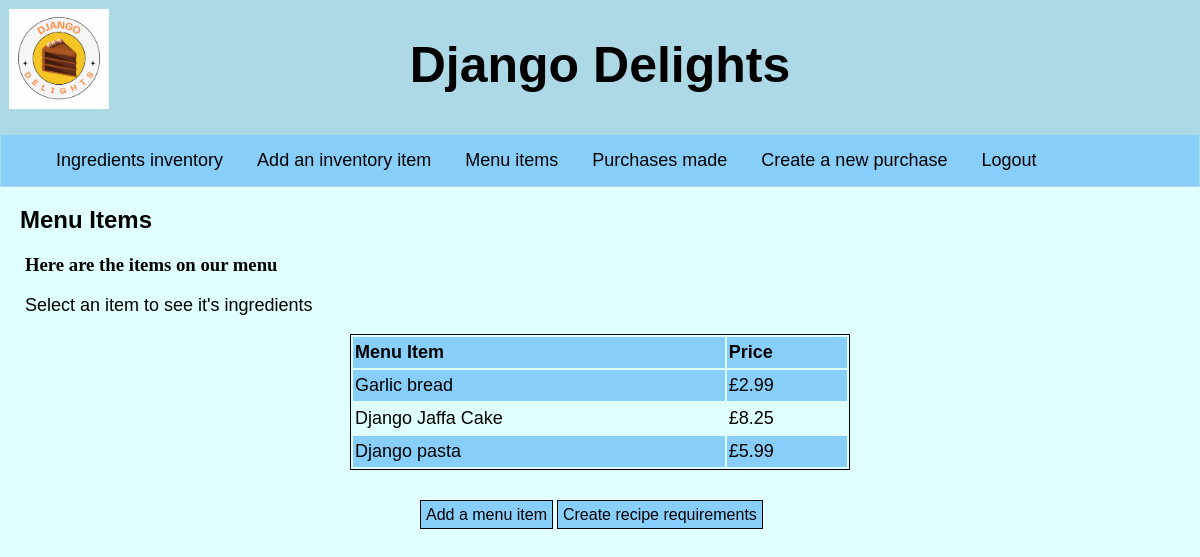
Screenshot of /menuitems (signed in) with the database file from the repository.
### inventory/models.py (models this page shows, shortened)
class MenuItem(models.Model):
    name = models.CharField(max_length=50)
    price = models.FloatField()

### inventory/views.py (the view)
# urls.py: path("menuitems", views.MenuItemListView.as_view(), name="menu_items"),
class MenuItemListView(LoginRequiredMixin,ListView):
    model = MenuItem
    template_name = "inventory/menuitems.html"

### inventory/templates/inventory/menuitems.html (shortened to what this page needs)
{% extends 'base.html' %}
{% block content %}
<h2>Menu Items</h2>
<h3>Here are the items on our menu</h3>
<p>Select an item to see it's ingredients</p>
<div id="menu_items">
    <table class="table">
      <tr>
        <th>Menu Item</th>
        <th>Price</th>
      </tr>
        {% for menu_item in object_list %}
          <tr>
            <td id="menu-item"><a href="{% url 'recipe_requirements' menu_item.id %}">{{menu_item.name}}</a></td>
            <td>£{{menu_item.price}}</td>
          </tr>
        {% endfor %}
    </table>
</div>
<br>
<br>
<div id="menu-item-links">
  <a href="{% url 'menu_item_create' %}">Add a menu item</a>
  <a href="{% url 'recipe_requirements_create' %}">Create recipe requirements</a>
</div>
{% endblock %}

### inventory/static/style.css (style rules this page uses)
body { background-color: lightcyan; margin: 0; }
h2 { font-family: Arial, Helvetica, sans-serif; margin-left: 20px; }
h3 { margin-left: 25px; }
p { margin-left: 25px; font-family: Arial, Helvetica, sans-serif; font-size: large; font-weight: 200; }
a:link { text-decoration: none; color: black; }
table { text-align: left; font-family: Arial, Helvetica, sans-serif; font-size: large; width: 500px; margin: 0 auto; border: 1px solid black; }
.table tr:nth-child(even) { background-color: lightskyblue; }
th, td { padding: 5px 2px; }
th { background-color: lightskyblue; }
table #menu-item, table #ingredient { text-align: left; color: black; }
#menu-item-links { width: 30%; margin: 0 auto; }
#menu-item-links a { font-family: Arial, Helvetica, sans-serif; font-size: medium; padding: 5px; border: 1px solid black; background-color: lightskyblue; }

### rows the page displays
MenuItem: name "Garlic bread", price "2.99"
MenuItem: name "Django Jaffa Cake", price "8.25"
MenuItem: name "Django pasta", price "5.99"
